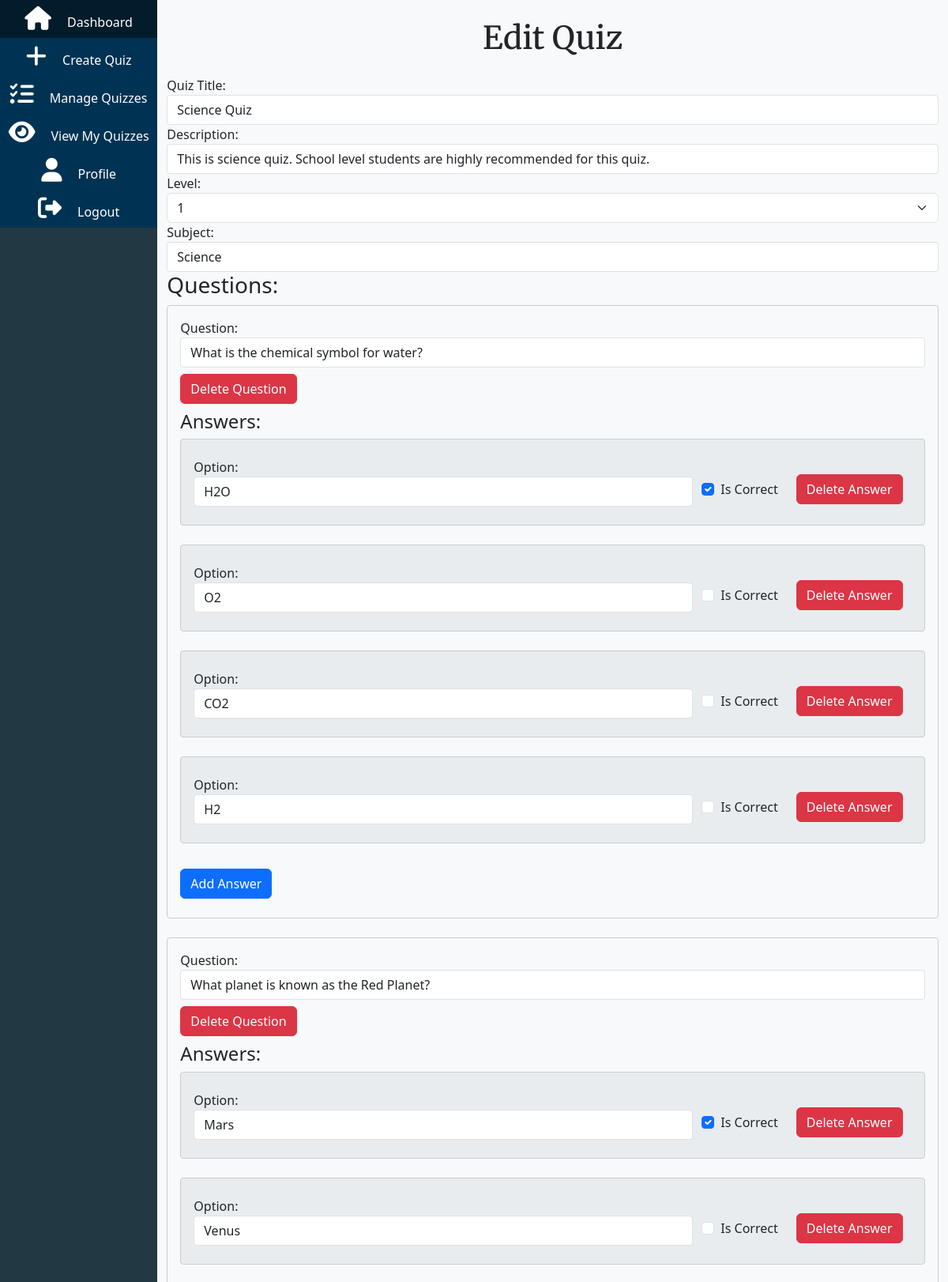
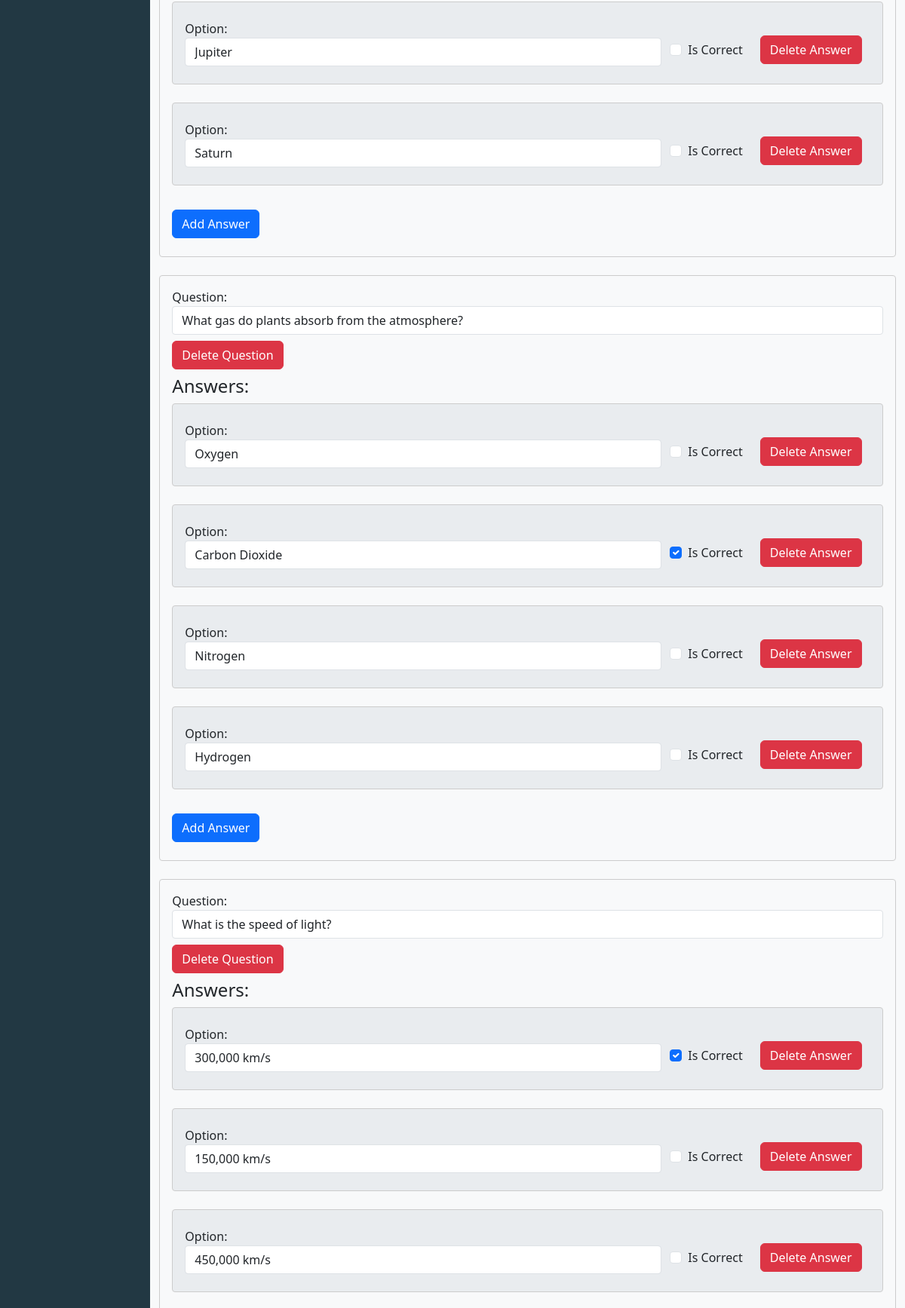
The page /public/quiz/edit/1 (signed in, upper part) on the database its author committed (2 pictures, top to bottom).
### tables this page shows
CREATE TABLE `quiz` (
  `id` int(11) NOT NULL,
  `title` varchar(255) NOT NULL,
  `user_id` int(11) NOT NULL,
  `subject` varchar(50) DEFAULT NULL,
  `level` int(5) NOT NULL,
  `created_at` timestamp NOT NULL DEFAULT current_timestamp(),
  `updated_at` timestamp NOT NULL DEFAULT current_timestamp(),
  `description` text DEFAULT NULL
);

CREATE TABLE `question` (
  `id` int(11) NOT NULL,
  `quiz_id` int(11) NOT NULL,
  `questionText` varchar(255) NOT NULL
);

CREATE TABLE `answer` (
  `id` int(11) NOT NULL,
  `question_id` int(11) NOT NULL,
  `options` varchar(255) NOT NULL,
  `is_correct` tinyint(1) NOT NULL
);

### app/core/Controller.php (called while the page is built, shortened)
<?php
class Controller{
    public function model($model){
        return new $model();
    }
    public function view($view,$data=[]){
        require_once "../app/views/".$view.".php";
    }
}

### app/core/App.php (called while the page is built, shortened)
<?php
class App{
    protected $method = "index";
    public function __construct(){
       $url = $this->parseUrl();
       if(file_exists('../app/controller/'.$url[0].'.php')){
            unset($url[0]);
       }
        $this->controller = new $this->controller;
        if(isset($url[1])){
            if(method_exists($this->controller,$url[1])){
                $this->method = $url[1];
                unset($url[1]);
            }
        }
        $this->params = $url ? array_values($url):[];
        call_user_func_array([$this->controller,$this->method],$this->params);
    }
    public function parseUrl(){
        if(isset($_GET['url'])){
            return $url = explode('/',filter_var(rtrim($_GET['url'],'/')),FILTER_SANITIZE_URL);
        }
    }
}

### public/index.php (called while the page is built)
<?php
require_once "../app/init.php";
$app = new App;

### app/core/Model.php (called while the page is built, shortened)
<?php
class Model {
    public function __construct() {
        $this->db = new mysqli('localhost', 'root', '', '23189617');
    }
}
?>

### app/model/Quizs.php (called while the page is built, shortened)
<?php
class Quizs extends Model {
    public function getQuizById($quiz_id) {
        $stmt = $this->db->prepare("SELECT * FROM quiz WHERE id = ?");
        $stmt->bind_param('i', $quiz_id);
        $stmt->execute();
        $quiz = $stmt->get_result()->fetch_assoc();
        $stmt = $this->db->prepare("SELECT * FROM question WHERE quiz_id = ?");
        $stmt->bind_param('i', $quiz_id);
        $stmt->execute();
        $questions = $stmt->get_result()->fetch_all(MYSQLI_ASSOC);
        foreach ($questions as &$question) {
            $stmt = $this->db->prepare("SELECT * FROM answer WHERE question_id = ?");
            $stmt->bind_param('i', $question['id']);
            $stmt->execute();
            $question['answers'] = $stmt->get_result()->fetch_all(MYSQLI_ASSOC);
        }
        $quiz['questions'] = $questions;
        return $quiz;
    }
}

### app/views/quiz/edit.php (the view, shortened to what this page needs)
<!DOCTYPE html>
<html lang="en">
<head>
    <link rel="stylesheet" href="/Concursonaire/public/css/style.css">
    <link rel="stylesheet" href="/Concursonaire/public/css/create.css">
    <link rel="stylesheet" href="/Concursonaire/public/css/dashboard.css">
</head>
<body>
    <?php $quiz = $data['quiz']; ?>
    <div class="d-flex main">
    <?php include "../app/views/dashboard/sidebar.php"; ?>
    <div class="container">
        <h1 class="text-center my-4 font-main">Edit Quiz</h1>
        <form id="quiz-form" method="POST">
            <div class="form-group">
                <label for="title">Quiz Title:</label>
                <input type="text" class="form-control" id="title" name="title" value="<?php echo htmlspecialchars($quiz['title']); ?>" required>
            </div>
            <div class="form-group">
                <label for="description">Description:</label>
                <input type="text" class="form-control" id="description" name="description" value="<?php echo htmlspecialchars($quiz['description']); ?>" required>
            </div>
            <div class="form-group">
                <label for="level">Level:</label>
                <select name="level" class="form-select" aria-label="Default select example">
                    <option selected value="<?php echo htmlspecialchars($quiz['level']); ?>"><?php echo htmlspecialchars($quiz['level']); ?></option>
                </select>
            </div>
            <div class="form-group">
                <label for="subject">Subject:</label>
                <input type="text" class="form-control" id="subject" name="subject" value="<?php echo htmlspecialchars($quiz['subject']); ?>" required>
            </div>
            <h3>Questions:</h3>
            <div id="questions-container">
                <?php foreach ($quiz['questions'] as $qIndex => $question): ?>
                    <div class="question" data-question-id="<?php echo htmlspecialchars($question['id']); ?>">
                        <div class="form-group">
                            <label>Question:</label>
                            <input type="text" class="form-control" name="questions[<?php echo $qIndex; ?>][question]" value="<?php echo htmlspecialchars($question['questionText']); ?>" required>
                            <button type="button" class="delete-question btn btn-danger my-2">Delete Question</button>
                        </div>
                        <h4>Answers:</h4>
                        <div class="answers">
                            <?php foreach ($question['answers'] as $aIndex => $answer): ?>
                                <div class="answer" data-answer-id="<?php echo htmlspecialchars($answer['id']); ?>">
                                    <div class="form-group">
                                        <label>Option:</label>
                                        <input type="text" class="form-control" name="questions[<?php echo $qIndex; ?>][answers][<?php echo $aIndex; ?>][option]" value="<?php echo htmlspecialchars($answer['options']); ?>" required>
                                    </div>
                                    <div class="form-check">
                                        <label class="form-check-label"><input type="checkbox" class="form-check-input" name="questions[<?php echo $qIndex; ?>][answers][<?php echo $aIndex; ?>][is_correct]" <?php echo $answer['is_correct'] ? 'checked' : ''; ?> onclick="toggleCheckbox(this)">Is Correct</label>
                                        <button type="button" class="delete-answer btn btn-danger my-2">Delete Answer</button>
                                    </div>
                                </div>
                            <?php endforeach; ?>
                        </div>
                        <button type="button" class="add-answer btn btn-primary my-2">Add Answer</button>
                    </div>
                <?php endforeach; ?>
            </div>
        </form>
    </div>
                            </div>
</body>
</html>

### public/css/style.css (style rules this page uses)
.font-main { font-family: 'Merriweather', serif !important; }
.form-control { border-radius: 4px; outline: none; }
body { background-color:#f8f9fa !important; }

### public/css/create.css (style rules this page uses)
.answer { display: flex; justify-content: space-between; align-items: center; }
.answer .form-group { flex:69%; justify-self: flex-end; }
.answer .form-check { flex:30%; display: flex; padding-top: 20px; justify-content: space-around; align-items: center; }
.question, .answer { margin-bottom: 1.5rem; padding: 1rem; border: 1px solid #ccc; border-radius: .25rem; }
.question { background-color: #f8f9fa; }
.answer { background-color: #e9ecef; }

### rows shown on the page
quiz: title "Science Quiz", description "This is science quiz. School level students are highly recommended for this quiz.", level "1", subject "Science"
question: questionText "What is the chemical symbol for water?"
answer: options "H2O", is_correct "☑"
answer: options "O2"
answer: options "CO2"
answer: options "H2"
question: questionText "What planet is known as the Red Planet?"
answer: options "Mars", is_correct "☑"
answer: options "Venus"
answer: options "Jupiter"
answer: options "Saturn"
question: questionText "What gas do plants absorb from the atmosphere?"
answer: options "Oxygen"
answer: options "Carbon Dioxide", is_correct "☑"
answer: options "Nitrogen"
answer: options "Hydrogen"
question: questionText "What is the speed of light?"
answer: options "300,000 km/s", is_correct "☑"
answer: options "150,000 km/s"
answer: options "450,000 km/s"
